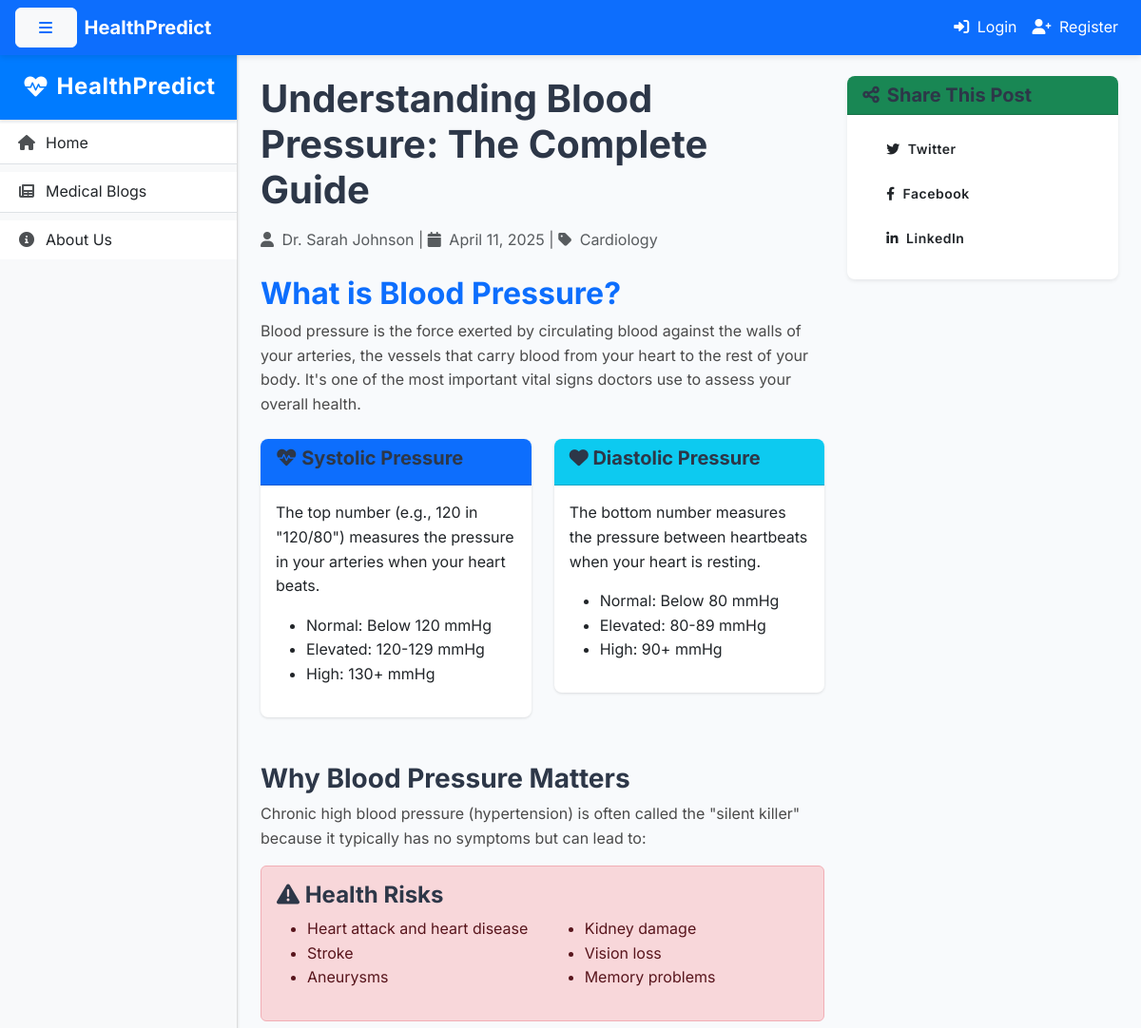
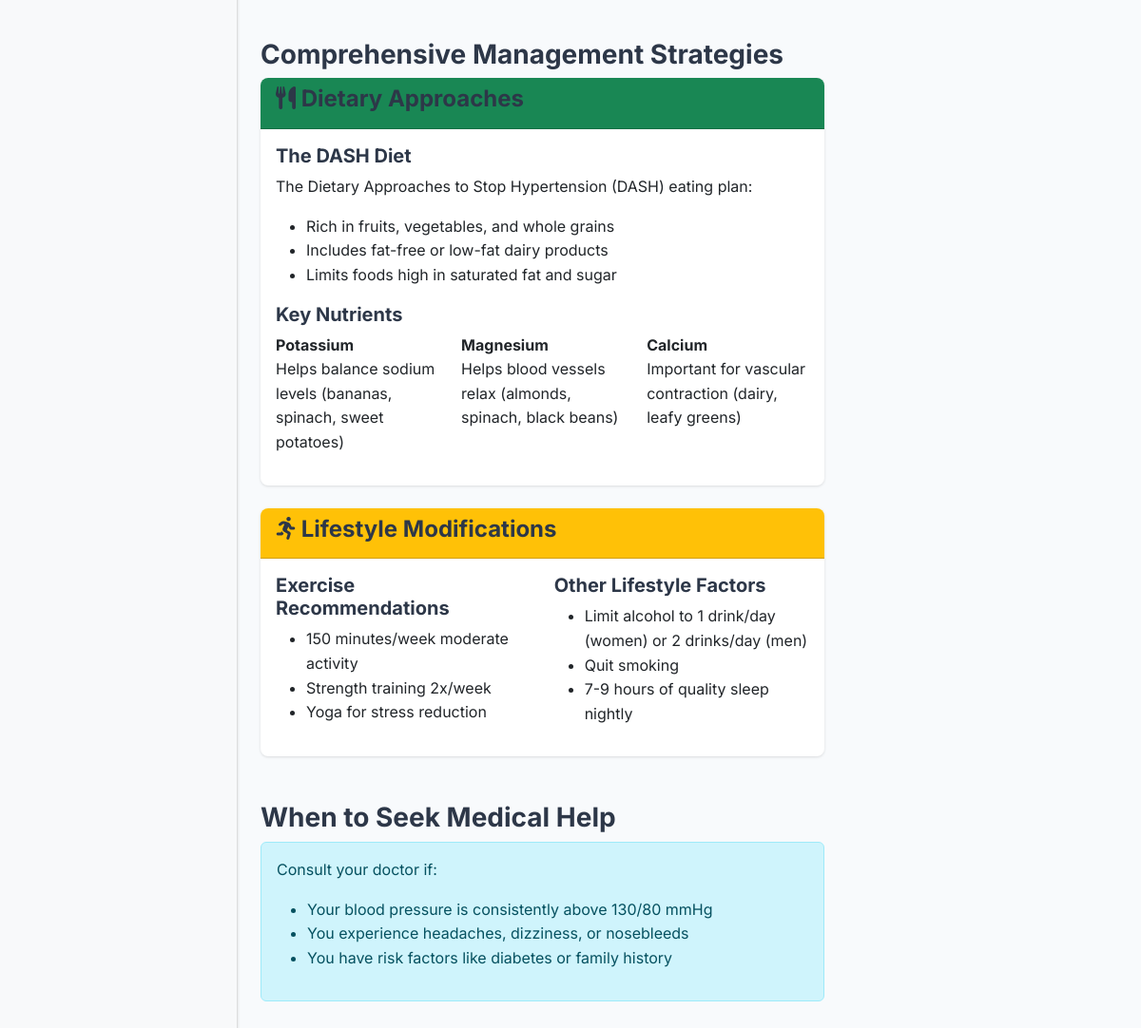
The page /blog/understanding-blood-pressure on the database its author committed (2 pictures, top to bottom).
### app.py (models this page shows)
class BlogPost(db.Model):
    id = db.Column(db.Integer, primary_key=True)
    title = db.Column(db.String(200), nullable=False)
    content = db.Column(db.Text, nullable=False)
    author = db.Column(db.String(100), nullable=False)
    category = db.Column(db.String(50), nullable=False)
    created_at = db.Column(db.DateTime, default=datetime.utcnow)
    image_url = db.Column(db.String(200))
    slug = db.Column(db.String(300), unique=True)
    excerpt = db.Column(db.String(300))

### app.py (the view)
@app.route('/blog/<string:slug>')
def blog_detail(slug):
    blog = BlogPost.query.filter_by(slug=slug).first_or_404()
    related_blogs = BlogPost.query.filter(
        BlogPost.category == blog.category,
        BlogPost.id != blog.id
    ).order_by(db.func.random()).limit(3).all()
    return render_template('blog_detail.html', blog=blog, related_blogs=related_blogs)

### app.py (called while the page is built)
@app.context_processor
def inject_common_data():
    categories = db.session.query(BlogPost.category).distinct().all()
    recent_blogs = BlogPost.query.order_by(BlogPost.created_at.desc()).limit(3).all()
    return dict(
        categories=[c[0] for c in categories],
        recent_blogs=recent_blogs,
        current_year=datetime.now().year
    )

### templates/blog_detail.html (shortened to what this page needs)
{% extends "base.html" %}
{% block content %}
<div class="row">
    <div class="col-lg-8">
        <article class="blog-post">
            <h1 class="mb-3">{{ blog.title }}</h1>
            <div class="mb-4 text-muted">
                <i class="fas fa-user me-1"></i> {{ blog.author }} |
                <i class="fas fa-calendar me-1"></i> {{ blog.created_at.strftime('%B %d, %Y') }} |
                <i class="fas fa-tag me-1"></i> {{ blog.category }}
            </div>
            <div class="blog-content">
                {{ blog.content|safe }}
            </div>
        </article>
    </div>
    <div class="col-lg-4">
        <div class="card shadow-sm mb-4">
            <div class="card-header bg-success text-white">
                <h5 class="mb-0"><i class="fas fa-share-alt me-2"></i>Share This Post</h5>
            </div>
            <div class="card-body">
                <div class="social-share">
                    <a href="https://twitter.com/share?url={{ request.url }}&text={{ blog.title }}"
                       class="btn btn-sm btn-twitter me-2 mb-2" target="_blank">
                        <i class="fab fa-twitter me-1"></i> Twitter
                    </a>
                    <a href="https://www.facebook.com/sharer/sharer.php?u={{ request.url }}"
                       class="btn btn-sm btn-facebook me-2 mb-2" target="_blank">
                        <i class="fab fa-facebook-f me-1"></i> Facebook
                    </a>
                    <a href="https://www.linkedin.com/shareArticle?mini=true&url={{ request.url }}&title={{ blog.title }}"
                       class="btn btn-sm btn-linkedin mb-2" target="_blank">
                        <i class="fab fa-linkedin-in me-1"></i> LinkedIn
                    </a>
                </div>
            </div>
        </div>
    </div>
</div>
{% endblock %}

### static/css/style.css (style rules this page uses)
:root { --primary: #4e73df; --primary-hover: #3a5ec0; --success: #1cc88a; --info: #36b9cc; --warning: #f6c23e; --danger: #e74a3b; --light: #f8f9fa; --dark: #5a5c69; --transition: all 0.3s cubic-bezier(0.25, 0.8, 0.25, 1); --shadow-sm: 0 1px 3px rgba(0,0,0,0.12); --shadow-md: 0 4px 6px rgba(0,0,0,0.1); --shadow-lg: 0 10px 20px rgba(0,0,0,0.1); }
body { font-family: 'Nunito', -apple-system, BlinkMacSystemFont, sans-serif; line-height: 1.6; color: #4a4a4a; }
.card { border: none; border-radius: 0.5rem; overflow: hidden; transition: var(--transition); box-shadow: var(--shadow-sm); background-color: white; }
h1, h2, h3, h4, h5 { font-weight: 700; color: #2d3748; }
.btn { font-weight: 600; padding: 0.5rem 1.5rem; border-radius: 0.375rem; transition: var(--transition); letter-spacing: 0.5px; }
.card, .feature-card { animation: fadeIn 0.5s ease-out forwards; }

### templates/base.html (style rules this page uses)
body { font-family: 'Inter', sans-serif; background: #f8f9fa; margin: 0; }

### rows shown on the page
BlogPost: title "Understanding Blood Pressure: The Complete Guide", author "Dr. Sarah Johnson", created_at "April 11, 2025", category "Cardiology", content "What is Blood Pressure? Blood pressure is the force exerted by circulating blood against the walls of your arteries, the vessels that carry blood from your heart to the rest of your body. It's one of the most important vital signs doctors use to assess your overall health. Systolic Pressure The top number (e.g., 120 in \"120/80\") measures the pressure in your arteries when your heart beats. Normal: Below 120 mmHg Elevated: 120-129 mmHg High: 130+ mmHg Diastolic Pressure The bottom number measures the pressure between heartbeats when your heart is resting. Normal: Below 80 mmHg Elevated: 80-89 mmHg High: 90+ mmHg Why Blood Pressure Matters Chronic high blood pressure (hypertension) is often…"
